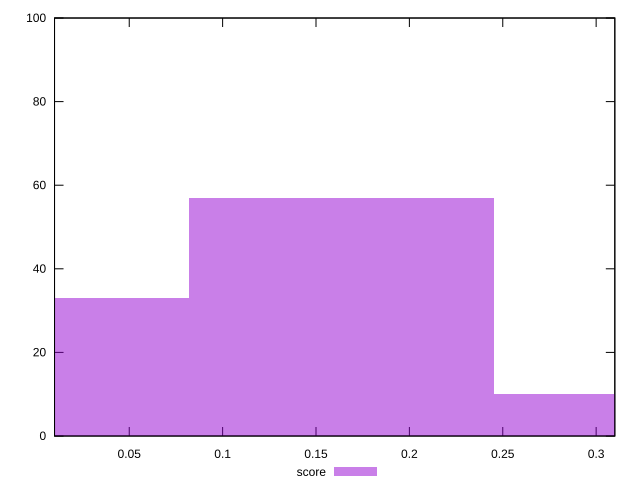

gnuplot code for this plot:
reset

$score <<EOF
0 33
0.1635202718872181 57
0.3270405437744362 10
EOF

set key outside below
set boxwidth 0.1635202718872181
set xrange [0.01:0.31]
set yrange [0:100]
set trange [0:100]
set style fill transparent solid 0.5 noborder
set terminal svg size 640, 490 enhanced background rgb 'white'
set output "report_00017_2021-02-10T15-08-03.406Z/max-potential-fid/samples/pages/score/histogram.svg"

plot $score title "score" with boxes

reset
